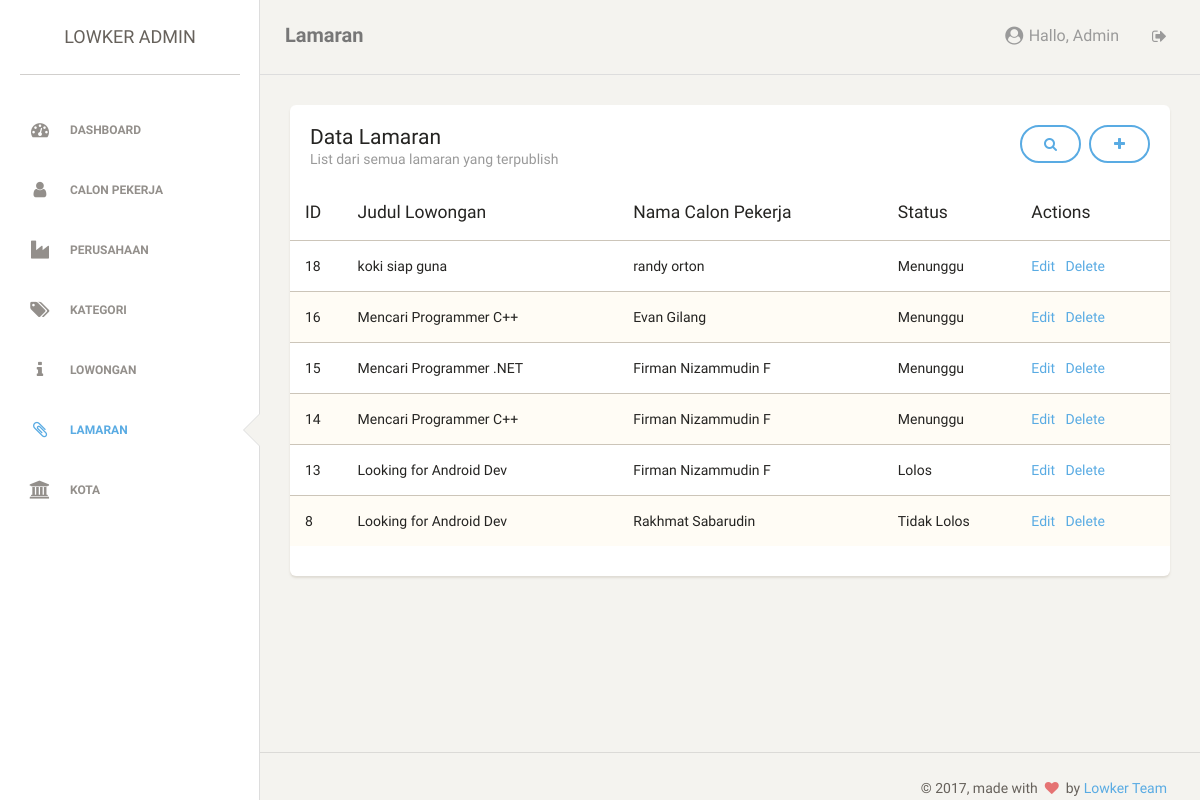
The page /admin/lamaran.php (signed in) on the database its author committed.
### tables this page shows
CREATE TABLE `lamaran` (
  `lamaran_id` int(11) NOT NULL AUTO_INCREMENT,
  `lowongan_id` int(11) NOT NULL,
  `calon_pekerja_id` int(11) NOT NULL,
  `lamaran_status_lolos` enum('Menunggu','Lolos','Tidak Lolos') NOT NULL,
  PRIMARY KEY (`lamaran_id`),
  UNIQUE KEY `lowongan_id` (`lowongan_id`,`calon_pekerja_id`),
  KEY `calon_pekerja_id` (`calon_pekerja_id`),
  CONSTRAINT `lamaran_ibfk_1` FOREIGN KEY (`calon_pekerja_id`) REFERENCES `calon_pekerja` (`calon_pekerja_id`) ON DELETE CASCADE ON UPDATE CASCADE,
  CONSTRAINT `lamaran_ibfk_2` FOREIGN KEY (`lowongan_id`) REFERENCES `lowongan` (`lowongan_id`) ON DELETE CASCADE ON UPDATE CASCADE
);

CREATE TABLE `lowongan` (
  `lowongan_id` int(11) NOT NULL AUTO_INCREMENT,
  `perusahaan_id` int(11) NOT NULL,
  `kategori_id` int(11) NOT NULL,
  `lowongan_judul` varchar(51) NOT NULL,
  `lowongan_deskripsi` text NOT NULL,
  `lowongan_tgl_buka` date NOT NULL,
  `lowongan_tgl_tutup` date NOT NULL,
  PRIMARY KEY (`lowongan_id`),
  KEY `fk_lowongan_perusahaan` (`perusahaan_id`),
  KEY `fk_lowongan_kategori` (`kategori_id`),
  CONSTRAINT `fk_lowongan_kategori` FOREIGN KEY (`kategori_id`) REFERENCES `kategori` (`kategori_id`) ON DELETE CASCADE ON UPDATE CASCADE,
  CONSTRAINT `fk_lowongan_perusahaan` FOREIGN KEY (`perusahaan_id`) REFERENCES `perusahaan` (`perusahaan_id`) ON DELETE CASCADE ON UPDATE CASCADE
);

CREATE TABLE `calon_pekerja` (
  `calon_pekerja_id` int(11) NOT NULL AUTO_INCREMENT,
  `calon_pekerja_nama_lengkap` varchar(51) NOT NULL,
  `calon_pekerja_alamat` varchar(101) DEFAULT NULL,
  `kota_id` int(11) DEFAULT NULL,
  `calon_pekerja_jenis_kelamin` enum('L','P') DEFAULT NULL,
  `calon_pekerja_tempat_lahir` varchar(51) DEFAULT NULL,
  `calon_pekerja_tanggal_lahir` date DEFAULT NULL,
  `calon_pekerja_status_pernikahan` enum('Lajang','Menikah','Janda/Duda') DEFAULT NULL,
  `calon_pekerja_email` varchar(51) NOT NULL,
  `calon_pekerja_telepon` varchar(13) DEFAULT NULL,
  `calon_pekerja_pendidikan_terakhir` enum('SD','SMP','SMA','S1','S2') DEFAULT NULL,
  `calon_pekerja_tempat_pendidikan_terakhir` varchar(51) DEFAULT NULL,
  `calon_pekerja_tempat_bekerja_terakhir` varchar(51) DEFAULT NULL,
  `calon_pekerja_pekerjaan_bekerja_terakhir` varchar(51) DEFAULT NULL,
  `calon_pekerja_file_cv` varchar(101) DEFAULT NULL,
  PRIMARY KEY (`calon_pekerja_id`),
  KEY `fk_calon_pekerja_kota` (`kota_id`),
  CONSTRAINT `fk_calon_pekerja_kota` FOREIGN KEY (`kota_id`) REFERENCES `kota` (`kota_id`) ON DELETE SET NULL ON UPDATE CASCADE,
  CONSTRAINT `fk_calon_pekerja_login` FOREIGN KEY (`calon_pekerja_id`) REFERENCES `login` (`login_id`) ON DELETE CASCADE ON UPDATE CASCADE
);

### admin/lamaran.php (the view, shortened to what this page needs)
<?php
	require "../php/connection.php";
?>
    <!doctype html>
    <html lang="en">
    <head>
        <link href="../css/bootstrap.min.css" rel="stylesheet" />
        <link href="../css/style.css" rel="stylesheet" />
        <link href="../font-awesome/css/font-awesome.min.css" rel="stylesheet">
    </head>
    <body>
        <div class="wrapper">
            <div class="sidebar" data-background-color="white" data-active-color="info">
                <div class="sidebar-wrapper">
                    <div class="logo">
                        <a href="#" class="simple-text">
                        Lowker Admin
                    </a>
                    </div>
                    <ul class="nav">
                        <li>
                            <a href="dashboard.php">
                                <i class="fa fa-dashboard" style="font-size: 18px;"></i>
                                <p>Dashboard</p>
                            </a>
                        </li>
                        <li>
                            <a href="calonpekerja.php">
                                <i class="fa fa-user" style="font-size: 18px;"></i>
                                <p>Calon Pekerja</p>
                            </a>
                        </li>
                        <li>
                            <a href="perusahaan.php">
                                <i class="fa fa-industry" style="font-size: 18px;"></i>
                                <p>Perusahaan</p>
                            </a>
                        </li>
                        <li>
                            <a href="kategori.php">
                                <i class="fa fa-tags" style="font-size: 18px;"></i>
                                <p>Kategori</p>
                            </a>
                        </li>
                        <li>
                            <a href="lowongan.php">
                                <i class="fa fa-info" style="font-size: 18px;"></i>
                                <p>Lowongan</p>
                            </a>
                        </li>
                        <li class="active">
                            <a href="lamaran.php">
                                <i class="fa fa-paperclip" style="font-size: 18px;"></i>
                                <p>Lamaran</p>
                            </a>
                        </li>
                        <li>
                            <a href="kota.php">
                                <i class="fa fa-bank" style="font-size: 18px;"></i>
                                <p>Kota</p>
                            </a>
                        </li>
                    </ul>
                </div>
            </div>
            <div class="main-panel">
                <nav class="navbar navbar-default">
                    <div class="container-fluid">
                        <div class="navbar-header">
                            <a class="navbar-brand" href="#">Lamaran</a>
                        </div>
                        <div class="collapse navbar-collapse">
                            <ul class="nav navbar-nav navbar-right">
                                <li>
                                    <a href="profil_edit.php">
                                        <p>
                                            <i class="fa fa-user-circle" style="font-size: 18px;"></i> Hallo,
                                            <?php echo $_SESSION['admin_nama'];?>
                                        </p>
                                    </a>
                                </li>
                                <li>
                                    <a href="../php/logout.php">
                                        <i class="fa fa-sign-out"></i>
                                    </a>
                                </li>
                            </ul>
                        </div>
                    </div>
                </nav>
                <div class="content">
                    <div class="container-fluid">
                        <div class="row">
                            <div class="col-md-12">
                                <div class="card">
                                    <div class="header">
                                        <a href="lamaran_tambah.php" class="btn btn-info pull-right"><i class="fa fa-plus"></i></a>
                                        <a href="#" data-toggle="modal" data-target="#search" class="btn btn-info pull-right" style="margin-right: 8px;"><i class="fa fa-search"></i></a>
                                                <h4 class="title">Data Lamaran</h4>
                                                <p class="category">List dari semua lamaran yang terpublish</p>
                                    </div>
                                    <div class="content table-responsive table-full-width">
                                        <table class="table table-striped">
                                            <thead>
                                                <th>ID</th>
                                                <th>Judul Lowongan</th>
                                                <th>Nama Calon Pekerja</th>
                                                <th>Status</th>
                                                <th>Actions</th>
                                            </thead>
                                            <tbody>
                                                <?php
                                                    if(isset($_GET['nama'])){
                                                        $strQuery = "SELECT la.lamaran_id, lo.lowongan_id, lo.lowongan_judul, cp.calon_pekerja_id,
                                                        cp.calon_pekerja_nama_lengkap, la.lamaran_status_lolos
                                                        FROM lamaran la INNER JOIN lowongan lo ON la.lowongan_id = lo.lowongan_id
                                                        INNER JOIN calon_pekerja cp ON la.calon_pekerja_id = cp.calon_pekerja_id
                                                        WHERE cp.calon_pekerja_nama_lengkap LIKE '%$_GET[nama]%' OR lo.lowongan_judul LIKE '%$_GET[nama]%' ORDER BY lamaran_id DESC";
                                                    }else {
                                                        $strQuery = "SELECT la.lamaran_id, lo.lowongan_id, lo.lowongan_judul, cp.calon_pekerja_id,
                                                        cp.calon_pekerja_nama_lengkap, la.lamaran_status_lolos
                                                        FROM lamaran la INNER JOIN lowongan lo ON la.lowongan_id = lo.lowongan_id
                                                        INNER JOIN calon_pekerja cp ON la.calon_pekerja_id = cp.calon_pekerja_id
                                                        ORDER BY lamaran_id DESC";
                                                    }
                                                    $query = mysqli_query($connection, $strQuery);
                                                    $i = 0;
                                                    while($result = mysqli_fetch_assoc($query)){
                                                        echo "<tr>";
                                                        echo "<td>$result[lamaran_id]</td>";
                                                        echo "<td>$result[lowongan_judul]</td>";
                                                        echo "<td>$result[calon_pekerja_nama_lengkap]</td>";
                                                        echo "<td>$result[lamaran_status_lolos]</td>";
                                                        echo "<td><a href=# data-toggle=modal data-target=#edit$i>Edit</a>";
                                                        echo "<a href=# data-toggle=modal data-target=#delete$i>Delete</a></td>";
                                                        echo "</tr>";
                                                ?>
                                                    <?php
                                                        $i++;
                                                    }
                                                ?>
                                            </tbody>
                                        </table>
                                    </div>
                                </div>
                            </div>
                        </div>
                    </div>
                </div>
                <footer class="footer">
                    <div class="container-fluid">
                        <div class="copyright pull-right">
                            &copy;
                            , made with <i class="fa fa-heart heart"></i> by <a href="#">Lowker Team</a>
                        </div>
                    </div>
                </footer>
            </div>
        </div>
    </body>
    </html>

### rows shown on the page
lamaran: lamaran_id "18", lowongan.lowongan_judul "koki siap guna", calon_pekerja.calon_pekerja_nama_lengkap "randy orton", lamaran_status_lolos "Menunggu"
lamaran: lamaran_id "16", lowongan.lowongan_judul "Mencari Programmer C++", calon_pekerja.calon_pekerja_nama_lengkap "Evan Gilang", lamaran_status_lolos "Menunggu"
lamaran: lamaran_id "15", lowongan.lowongan_judul "Mencari Programmer .NET", calon_pekerja.calon_pekerja_nama_lengkap "Firman Nizammudin F", lamaran_status_lolos "Menunggu"
lamaran: lamaran_id "14", lowongan.lowongan_judul "Mencari Programmer C++", calon_pekerja.calon_pekerja_nama_lengkap "Firman Nizammudin F", lamaran_status_lolos "Menunggu"
lamaran: lamaran_id "13", lowongan.lowongan_judul "Looking for Android Dev", calon_pekerja.calon_pekerja_nama_lengkap "Firman Nizammudin F", lamaran_status_lolos "Lolos"
lamaran: lamaran_id "8", lowongan.lowongan_judul "Looking for Android Dev", calon_pekerja.calon_pekerja_nama_lengkap "Rakhmat Sabarudin", lamaran_status_lolos "Tidak Lolos"

### other values the page prints
$_SESSION['admin_nama'] "Admin"
